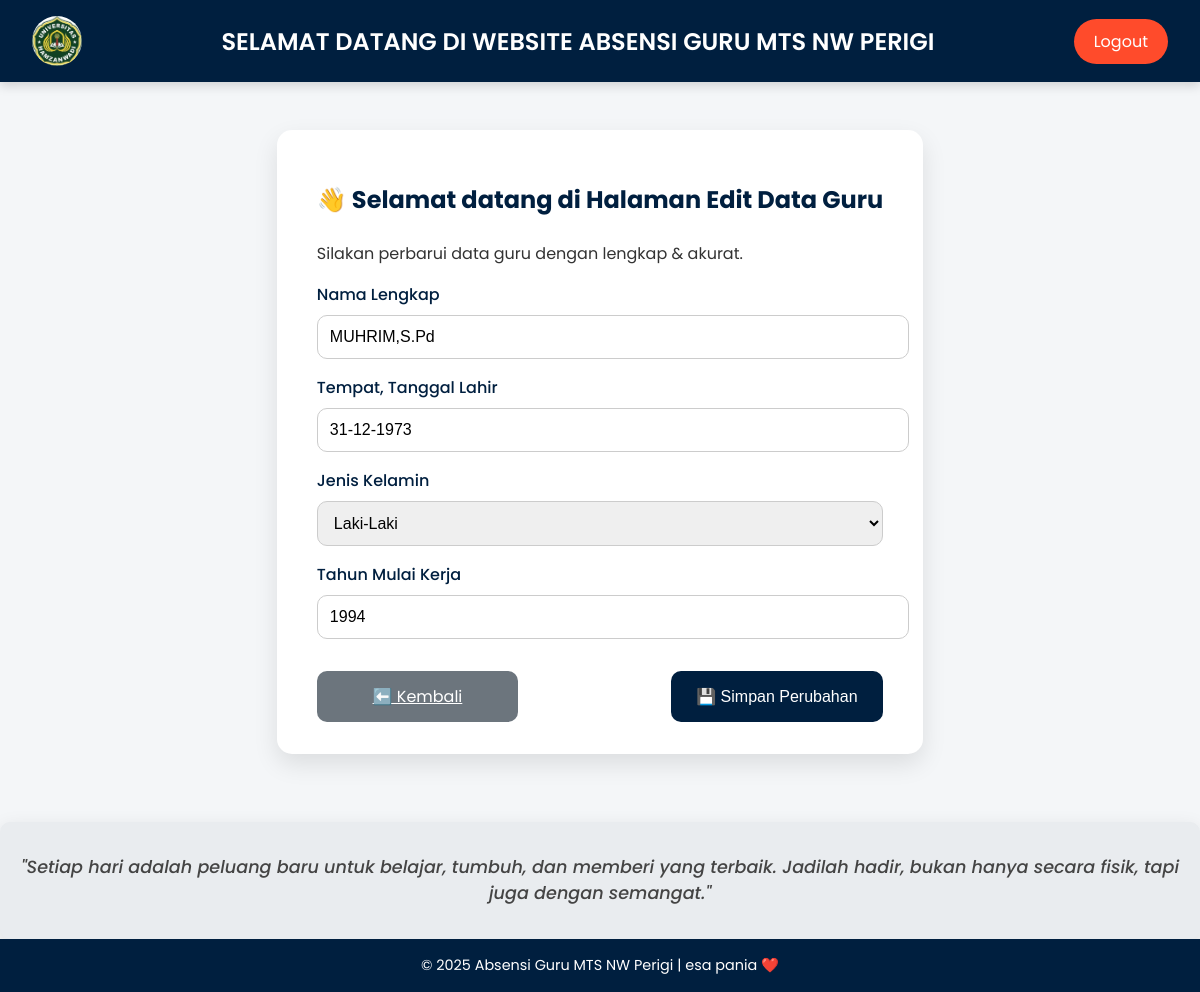
The page /edit_guru/5 (signed in) on the database its author committed.
### tables this page shows
CREATE TABLE "guru" (
	"id"	INTEGER,
	"nama"	TEXT NOT NULL,
	"ttl"	TEXT,
	"jenis_kelamin"	TEXT,
	"tahun_mulai_kerja"	INTEGER,
	PRIMARY KEY("id" AUTOINCREMENT)
);

### app.py (the view, shortened to what this page needs)
@app.route('/edit_guru/<int:id>', methods=['GET', 'POST'])
def edit_guru(id):
    if 'admin' not in session and 'user' not in session:
        return redirect(url_for('login'))
    conn = get_db_connection()
    guru = conn.execute('SELECT * FROM guru WHERE id = ?', (id,)).fetchone()
    if guru is None:
        flash('❌ Data guru tidak ditemukan.', 'danger')
        return redirect(url_for('data_guru'))
    conn.close()
    return render_template('edit_guru.html', guru=guru)

### app.py (called while the page is built)
def get_db_connection():
    if not hasattr(get_db_connection, 'initialized'):
        init_db()
        get_db_connection.initialized = True
    if not os.path.exists('database'):
        os.makedirs('database')
    conn = sqlite3.connect(DB_PATH)
    conn.row_factory = sqlite3.Row
    return conn

### templates/edit_guru.html (shortened to what this page needs)
<!DOCTYPE html>
<html lang="id">
<head>
    <link rel="stylesheet" href="{{ url_for('static', filename='css/edit_guru.css') }}">
</head>
<body>
    <div class="navbar">
        <img src="{{ url_for('static', filename='images/unhas.jpg') }}" alt="Logo Unhas">
        <h1>SELAMAT DATANG DI WEBSITE ABSENSI GURU MTS NW PERIGI</h1>
        <a href="{{ url_for('logout') }}" class="logout-btn">Logout</a>
    </div>
    <div class="container">
        <h2>👋 Selamat datang di Halaman Edit Data Guru</h2>
        <p class="welcome">Silakan perbarui data guru dengan lengkap & akurat.</p>
        <form method="POST">
            <label for="nama">Nama Lengkap</label>
            <input type="text" id="nama" name="nama" value="{{ guru['nama'] }}" required>
            <label for="ttl">Tempat, Tanggal Lahir</label>
            <input type="text" id="ttl" name="ttl" value="{{ guru['ttl'] }}" required>
            <label for="jenis_kelamin">Jenis Kelamin</label>
            <select id="jenis_kelamin" name="jenis_kelamin" required>
                <option value="Laki-Laki" {% if guru['jenis_kelamin'] == 'Laki-Laki' %}selected{% endif %}>Laki-Laki</option>
            </select>
            <label for="tahun_mulai_kerja">Tahun Mulai Kerja</label>
            <input type="number" id="tahun_mulai_kerja" name="tahun_mulai_kerja" value="{{ guru['tahun_mulai_kerja'] }}" required>
            <div class="buttons">
                <a href="{{ url_for('data_guru') }}" class="btn btn-back">⬅️ Kembali</a>
                <button type="submit" class="btn btn-save">💾 Simpan Perubahan</button>
            </div>
        </form>
    </div>
    <div class="motivasi">
        <p><em>"Setiap hari adalah peluang baru untuk belajar, tumbuh, dan memberi yang terbaik. Jadilah hadir, bukan hanya secara fisik, tapi juga dengan semangat."</em></p>
    </div>
    <footer>
        © 2025 Absensi Guru MTS NW Perigi | esa pania ❤️
    </footer>
</body>
</html>

### static/css/edit_guru.css (style rules this page uses)
body { margin: 0; font-family: 'Poppins', sans-serif; background-color: #f4f6f8; color: #333; min-height: 100vh; display: flex; flex-direction: column; }
.navbar { background-color: #001f3f; color: #fff; display: flex; justify-content: space-between; align-items: center; padding: 1rem 2rem; box-shadow: 0 4px 10px rgba(0, 0, 0, 0.15); }
.navbar h1 { font-size: 1.5rem; font-weight: 600; margin: 0; color: #fff; }
.navbar img { height: 50px; border-radius: 50%; }
.logout-btn { text-decoration: none; color: #fff; background-color: #ff4b2b; padding: 10px 20px; border-radius: 30px; transition: 0.2s ease; }
.container { max-width: 700px; background: #ffffff; margin: 3rem auto; padding: 2rem 2.5rem; border-radius: 15px; box-shadow: 0 10px 25px rgba(0, 0, 0, 0.1); }
h2 { text-align: center; margin-bottom: 1.5rem; color: #001f3f; }
label { display: block; margin-top: 1rem; font-weight: 500; color: #001f3f; }
input, select { width: 100%; padding: 0.75rem; margin-top: 0.5rem; border: 1px solid #ccc; border-radius: 10px; font-size: 1rem; }
.buttons { margin-top: 2rem; display: flex; justify-content: space-between; gap: 1rem; }
.btn { padding: 0.8rem 1.6rem; font-size: 1rem; border: none; border-radius: 10px; cursor: pointer; transition: all 0.3s ease; min-width: 150px; text-align: center; }
.btn-save { background-color: #001f3f; color: #fff; }
.btn-back { background-color: #6c757d; color: #fff; }
footer { text-align: center; background-color: #001f3f; color: #fff; padding: 1rem; margin-top: auto; font-size: 0.9rem; }
.motivasi { margin-top: 20px; padding: 15px; background-color: #e9ecef; border-radius: 10px; text-align: center; font-size: 1.1em; font-weight: 500; color: #444; box-shadow: 0 6px 20px rgba(0, 0, 0, 0.1); }

### rows shown on the page
guru: nama "MUHRIM,S.Pd", ttl "31-12-1973", jenis_kelamin "Laki-Laki", tahun_mulai_kerja "1994"
